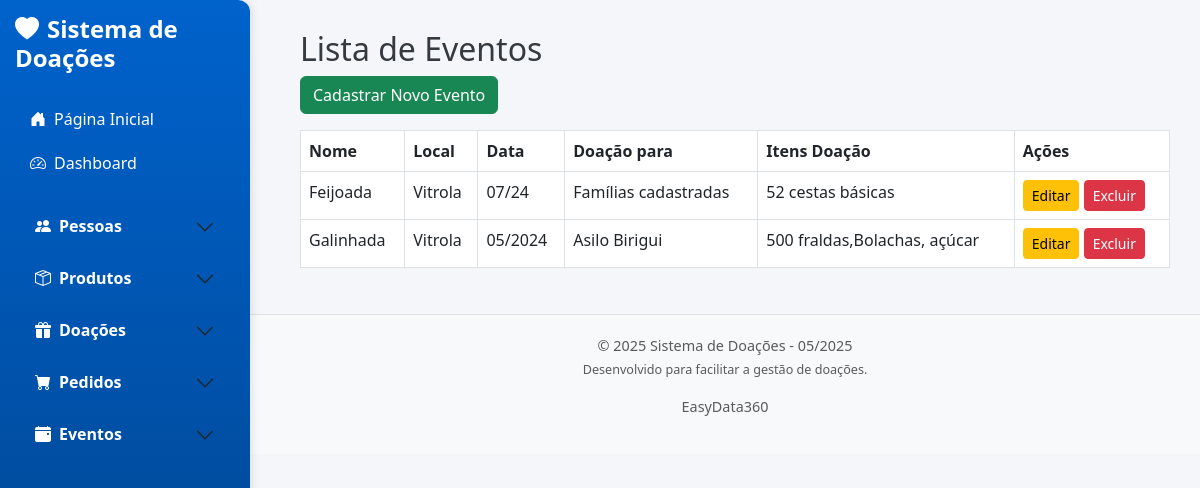
/eventos, run on the app's committed database.
### app/models/evento.py (models this page shows, shortened)
class Evento(db.Model):
    __tablename__ = 'eventos'
    id = db.Column(db.Integer, primary_key=True)
    nome = db.Column(db.String(100), nullable=False)
    local = db.Column(db.String(100), nullable=False)
    data = db.Column(db.String(10), nullable=False)  # Ex: "07/24"
    doacao_para = db.Column(db.String(255), nullable=False)
    doacao = db.Column(db.Text, nullable=False)

### app/controllers/evento_controller.py (the view)
def listar_eventos():
    eventos = Evento.query.order_by(Evento.data.desc()).all()
    return render_template('eventos/lista.html', eventos=eventos)

### app/templates/eventos/lista.html
{% extends 'base.html' %}
{% block content %}
<h2>Lista de Eventos</h2>
<a href="{{ url_for('cadastrar_evento') }}" class="btn btn-success mb-3">Cadastrar Novo Evento</a>
<table class="table table-bordered">
    <thead>
        <tr>
            <th>Nome</th>
            <th>Local</th>
            <th>Data</th>
            <th>Doação para</th>
            <th>Itens Doação</th>
            <th>Ações</th>
        </tr>
    </thead>
    <tbody>
        {% for evento in eventos %}
        <tr>
            <td>{{ evento.nome }}</td>
            <td>{{ evento.local }}</td>
            <td>{{ evento.data }}</td>
            <td>{{ evento.doacao_para }}</td>
            <td>{{ evento.doacao }}</td>
            <td>
                <a href="{{ url_for('editar_evento', id=evento.id) }}" class="btn btn-warning btn-sm">Editar</a>
                <form action="{{ url_for('excluir_evento', id=evento.id) }}" method="POST" style="display:inline;">
                    <button type="submit" class="btn btn-danger btn-sm">Excluir</button>
                </form>
            </td>
        </tr>
        {% endfor %}
    </tbody>
</table>
{% endblock %}

### app/static/css/style.css (style rules this page uses)
body { overflow-x: hidden; font-family: 'Segoe UI', Tahoma, Geneva, Verdana, sans-serif; background-color: #f4f6f9; color: #343a40; }

### data on the page
Evento: nome "Feijoada", local "Vitrola", data "07/24", doacao_para "Famílias cadastradas", doacao "52 cestas básicas"
Evento: nome "Galinhada", local "Vitrola", data "05/2024", doacao_para "Asilo Birigui", doacao "500 fraldas,Bolachas, açúcar"
